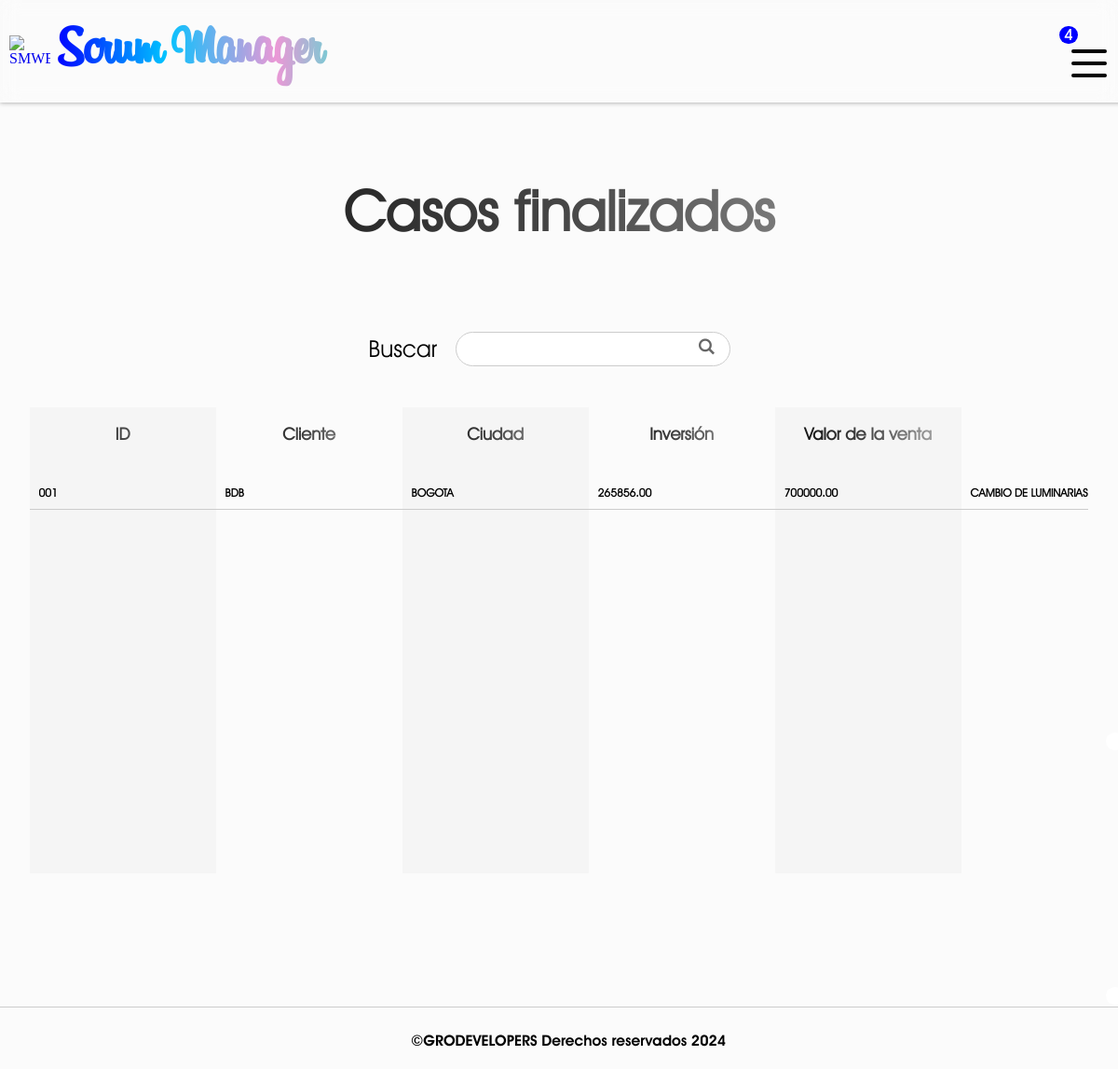
Before: /closed-orders/ (signed in) with the older database file.
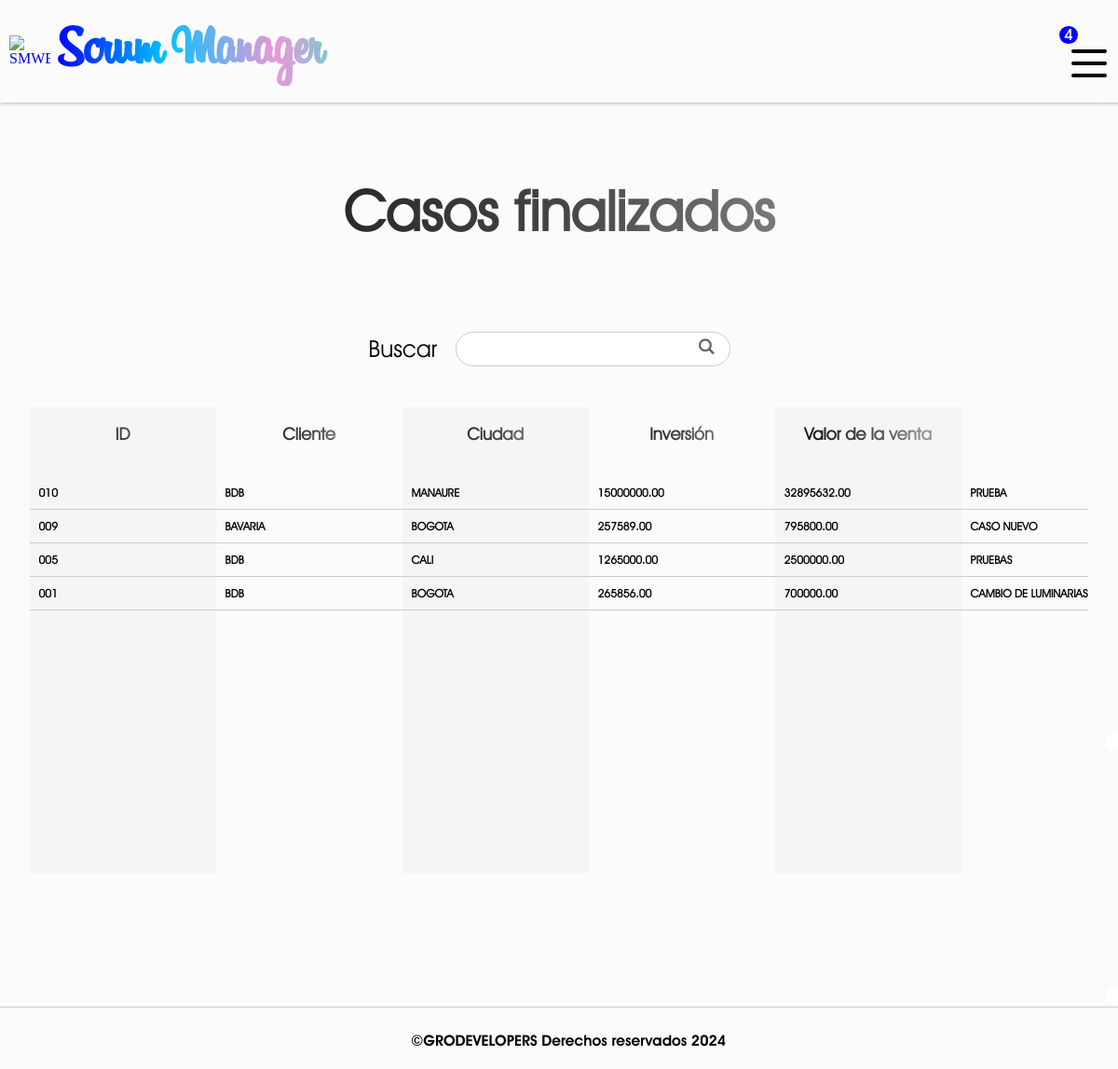
After: the same page with the newer database file.
### SMWEB/models.py (models this page shows, shortened)
class FinishedOrder(models.Model):
    order_id = models.CharField(verbose_name="Número de caso", max_length=255, primary_key = True)
    client = models.CharField(verbose_name="Cliente", max_length=255, null=False, default="")
    city = models.CharField(verbose_name="Ciudad", max_length=255, null=False)
    invesment = models.DecimalField(verbose_name="Inversión", max_digits=20, decimal_places=2, null= True)
    sales_value = models.DecimalField(verbose_name="Valor de venta", max_digits=20, decimal_places=2, null= True)
    service_description = models.TextField(verbose_name="Descripción del servicio")
    remarks = models.TextField("Observaciones del caso", null= True)
    in_charge = models.CharField(verbose_name="Encargado", max_length=255, null=False, default="")
    assigned_by = models.CharField(verbose_name="Asignado por", max_length=255, null= False, default="")
    status = models.CharField(verbose_name="Estado", max_length=50, null= False, default="Activo")
    finished_at = models.DateField(verbose_name="Finalizado el", auto_now_add=True)
    company = models.CharField(verbose_name="Empresa", max_length=255, null=False, default="")
    finished_by = models.CharField(verbose_name="Finalizado por", max_length=255, null= False, default="")
    class Meta:
        verbose_name = 'Orden finalizada'
        verbose_name_plural = 'Ordenes finalizadas'

### SMWEB/views.py (the view, shortened to what this page needs)
# urls.py: path('closed-orders/', views.closed_orders, name='closed-orders'),
@login_required(login_url=inicio)
def closed_orders(request):
    user_rol = request.user.rol
    user_company = request.user.company_id
    if user_rol == 'gerente' or user_rol == 'coordinador':
        orders = FinishedOrder.objects.filter(company = user_company).order_by('-order_id')
        return render(request, 'closed_orders.html', {
            'orders': orders
        })

### SMWEB/context_processors.py (called while the page is built)
def get_status(request):
    if request.user.is_authenticated:
        id = request.user.company_id
        company = Company.objects.get(id = id)
        return {
            'company': company
        }
    else:
        return {
            'company' : False
        }

def get_rejected_payments(request):
    if request.user.is_authenticated:
        company_id = request.user.company_id
        first_name = request.user.first_name
        rejected_payments = PaymentRejected.objects.filter(company = company_id).filter(in_charge = first_name.upper()).count()
        return {
            'rejected_payments': rejected_payments
        }
    return {
        'rejected_payments': False
        }

def get_payments(request):
    if request.user.is_authenticated:
        company_id = request.user.company_id
        payments = OrderPayment.objects.filter(company = company_id).count()
        return {
            'received_payments': payments
        }
    return {
        'received_payments': False
        }

### SMWEB/templates/closed_orders.html (shortened to what this page needs)
{% extends "layout.html" %}
{% block content %}
    {% if company.status %}
        <h1 id="title" >Casos finalizados</h1>
        <form action="" method="post" class="search_engine">
            <label for="search">Buscar</label>
            <input type="text" name="search">
            <input type="submit" class="symbol_search" value="L">
        </form>
        {% if orders %}
            <section id="orders">
                <div class="orders__column orders__column--id">
                    <h3 class="column__title-orders">ID</h3>
                    {% for order in orders %}
                        <div class="orders__element orders__element-id">{{order.order_id}}</div>
                    {% endfor %}
                </div>
                <div class="orders__column orders__column--client">
                    <h3 class="column__title-orders">Cliente</h3>
                    {% for order in orders %}
                        <div class="orders__element orders__element-client">{{order.client}}</div>
                    {% endfor %}
                </div>
                <div class="orders__column orders__column--city">
                    <h3 class="column__title-orders">Ciudad</h3>
                    {% for order in orders %}
                        <div class="orders__element orders__element-city">{{order.city}}</div>
                    {% endfor %}
                </div>
                <div class="orders__column orders__column--invesment">
                    <h3 class="column__title-orders">Inversión</h3>
                    {% for order in orders %}
                        <div class="orders__element orders__element-invesment">{{order.invesment}}</div>
                    {% endfor %}
                </div>
                <div class="orders__column orders__column--sales_value">
                    <h3 class="column__title-orders">Valor de la venta</h3>
                    {% for order in orders %}
                        <div class="orders__element orders__element-sales_value">{{order.sales_value}}</div>
                    {% endfor %}
                </div>
                <div class="orders__column orders__column--service_description">
                    <h3 class="column__title-orders">Descripción</h3>
                    {% for order in orders %}
                        <div class="orders__element orders__element-service_description">{{order.service_description}}</div>
                    {% endfor %}
                </div>
            </section>
        {% endif %}
    {% else %}
        <h1 id="title" >Lo siento {{user.first_name}}, tu empresa se encuentra inactiva</h1>
    {% endif %}
    {% load static %}
{% endblock %}

Changed rows visible on the page:
added FinishedOrder: order_id "010", client "BDB", city "MANAURE", invesment "15000000.00", sales_value "32895632.00", service_description "PRUEBA"
added FinishedOrder: order_id "009", client "BAVARIA", city "BOGOTA", invesment "257589.00", sales_value "795800.00", service_description "CASO NUEVO"
added FinishedOrder: order_id "005", client "BDB", city "CALI", invesment "1265000.00", sales_value "2500000.00", service_description "PRUEBAS"
